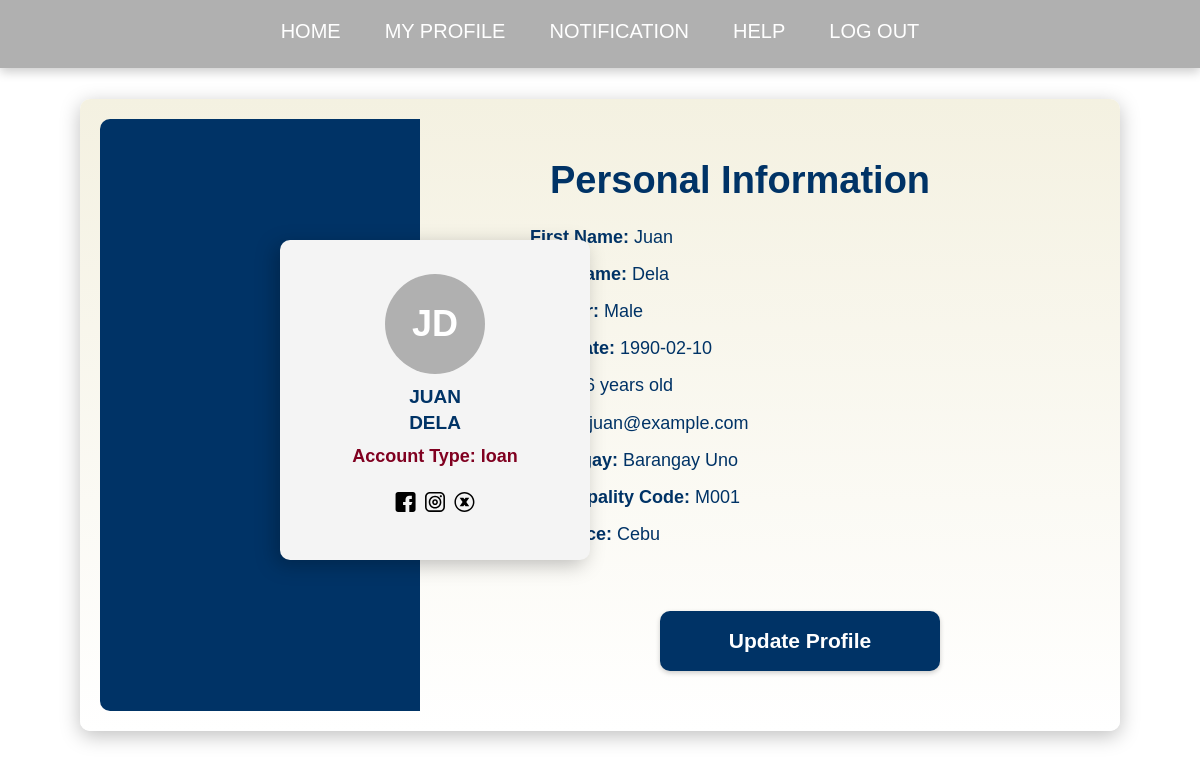
Screenshot of /profile_Template.php (signed in) with the database file from the repository.
### tables this page shows
CREATE TABLE `USERS` (
  `user_id` int(11) NOT NULL,
  `first_name` varchar(50) NOT NULL,
  `middle_name` varchar(50) DEFAULT NULL,
  `last_name` varchar(50) NOT NULL,
  `birthdate` date NOT NULL,
  `sex` enum('Male','Female','Other') NOT NULL,
  `barangay` varchar(100) DEFAULT NULL,
  `municipality_code` varchar(50) DEFAULT NULL,
  `province` varchar(100) DEFAULT NULL,
  `role` enum('admin','member','accountant') NOT NULL,
  `created_at` timestamp NOT NULL DEFAULT current_timestamp()
);

CREATE TABLE `MEMBER_PROFILE` (
  `member_id` int(11) NOT NULL,
  `user_id` int(11) NOT NULL,
  `account_type` enum('loan','savings','time_deposit','fixed_account') NOT NULL,
  `Balance` int(11) NOT NULL,
  `monthly_salary` decimal(10,2) DEFAULT NULL,
  `net_income` decimal(10,2) DEFAULT NULL,
  `wants_to_open_account` tinyint(1) DEFAULT 1,
  `created_at` timestamp NOT NULL DEFAULT current_timestamp()
);

CREATE TABLE `USER_ACCOUNT` (
  `account_id` int(11) NOT NULL,
  `user_id` int(11) NOT NULL,
  `email` varchar(100) NOT NULL,
  `password` varchar(255) NOT NULL,
  `created_at` timestamp NOT NULL DEFAULT current_timestamp()
);

### public/profile_Template.php (the view, shortened to what this page needs)
<?php
require_once __DIR__ . '/../includes/db.php';
$user_id = $_SESSION['user_id'];
$query = "
    SELECT
        U.first_name, U.middle_name, U.last_name, U.birthdate, U.sex,
        U.barangay, U.municipality_code, U.province,
        M.account_type, A.email
    FROM USERS U
    LEFT JOIN MEMBER_PROFILE M ON U.user_id = M.user_id
    LEFT JOIN USER_ACCOUNT A ON U.user_id = A.user_id
    WHERE U.user_id = ?
";
$stmt = $conn->prepare($query);
$stmt->bind_param("i", $user_id);
$stmt->execute();
$result = $stmt->get_result();
$user = $result->fetch_assoc();
$birthdate = new DateTime($user['birthdate']);
$today = new DateTime();
$age = $today->diff($birthdate)->y;
function safeDisplay($value) {
    return $value ? htmlspecialchars($value) : "<i>You haven’t set it up yet. <a href='edit_User.php'>Set up now</a>.</i>";
}
?>
<!DOCTYPE html>
<html lang="en">
<head>
    <link rel="stylesheet" href="assets/css/nav.css">
</head>
<body>
    <ul class="navbar">
        <li><a href="homepage.php">HOME</a></li>
        <li><a href="profile_Template.php">MY PROFILE</a></li>
        <li><a href="#notifications">NOTIFICATION</a></li>
        <li><a href="helpMembs.php">HELP</a></li>
        <li><a href="index.php">LOG OUT</a></li>
    </ul>
    <div class="profile">
        <div class="profile-container">
            <div class="left-section"></div>
            <div class="profile-card">
                <div class="profile-img">
                    <span><?php echo strtoupper($user['first_name'][0] . $user['last_name'][0]); ?></span>
                </div>
                <div class="name"><?php echo strtoupper(htmlspecialchars($user['first_name'])); ?></div>
                <div class="name"><?php echo strtoupper(htmlspecialchars($user['last_name'])); ?></div>
                <div class="id">Account Type: <?php echo htmlspecialchars($user['account_type']); ?></div>
                <img class="logo" src="assets/images/icons.svg" alt="Logo">
            </div>
            <div class="right-section">
                <div class="section-title">Personal Information</div>
                <p class="info"><span>First Name:</span> <?php echo htmlspecialchars($user['first_name']); ?></p>
                <p class="info"><span>Last Name:</span> <?php echo htmlspecialchars($user['last_name']); ?></p>
                <p class="info"><span>Gender:</span> <?php echo htmlspecialchars($user['sex']); ?></p>
                <p class="info"><span>Birthdate:</span> <?php echo htmlspecialchars($user['birthdate']); ?></p>
                <p class="info"><span>Age:</span> <?php echo $age; ?> years old</p>
                <p class="info"><span>Email:</span> <?php echo htmlspecialchars($user['email']); ?></p>
                <p class="info"><span>Barangay:</span> <?php echo safeDisplay($user['barangay']); ?></p>
                <p class="info"><span>Municipality Code:</span> <?php echo safeDisplay($user['municipality_code']); ?></p>
                <p class="info"><span>Province:</span> <?php echo safeDisplay($user['province']); ?></p>
                <div class="contact-button" onclick="window.location.href='edit_User.php';">Update Profile</div>
            </div>
        </div>
    </div>
</body>
</html>

### public/assets/css/nav.css (style rules this page uses)
.navbar { background: linear-gradient(to bottom, #B0B0B0, #B0B0B0); list-style-type: none; padding: 0; margin: 0; display: flex; justify-content: center; width: 100%; position: fixed; top: 0; left: 0; height: 65px; box-shadow: 0 4px 10px rgba(0, 0, 0, 0.2); z-index: 999; border-bottom: 3px solid #B0B0B0; }
body { font-family: Arial, sans-serif; margin: 0; padding: 0; display: flex; flex-direction: column; align-items: center; height: 100vh; }
.navbar li { display: inline-block; }
.navbar a { text-decoration: none; color: white; padding: 20px 22px; display: block; font-size: 20px; text-align: center; transition: all 0.3s ease; position: relative; }

### public/profile_Template.php (style rules this page uses)
html, body { margin: 0; height: 100%; font-family: Arial, sans-serif; background: white; }
.profile { display: flex; justify-content: center; align-items: center; height: 100vh; }
.profile-container { width: 1000px; height: auto; display: flex; background: linear-gradient(to bottom, #F4F1E1, white); box-shadow: 0px 5px 20px rgba(0, 0, 0, 0.25); border-radius: 10px; padding: 20px; margin-top: 30px; transition: transform 0.3s ease; }
.left-section { width: 320px; background: #003366; border-top-left-radius: 10px; border-bottom-left-radius: 10px; position: relative; }
.profile-card { width: 280px; height: 290px; position: absolute; top: 50%; left: 280px; transform: translateY(-50%); background: #f4f4f4; box-shadow: -5px 5px 20px rgba(0, 0, 0, 0.25); border-radius: 10px; display: flex; flex-direction: column; align-items: center; justify-content: center; padding: 15px; }
.id { font-size: 24px; font-weight: bold; color: #800020; margin-top: 10px; }
.profile-img { width: 100px; height: 100px; object-fit: cover; border-radius: 50%; margin-bottom: 10px; background-color: #B0B0B0; display: flex; justify-content: center; align-items: center; font-size: 36px; color: white; font-weight: bold; transition: background-color 0.3s; }
.name { font-size: 19px; font-weight: bold; color: #003366; margin: 2px 0; }
.id { font-size: 14px; font-weight: 100; color: #800020; }
.logo { width: 100px; height: 50px; margin-top: 10px; }
.right-section { flex: 1; padding: 40px 30px; display: flex; flex-direction: column; }
.section-title { font-size: 38px; font-weight: bold; color: #003366; margin-bottom: 5px; padding-left: 100px; }
.profile-card .id { font-size: 18px; font-weight: bold; }
.info { font-size: 18px; color: #003366; margin-bottom: -6px; padding-left: 80px; line-height: 1.4; }
.info span { font-weight: bold; color: #003366; }
.contact-button { width: 280px; height: 60px; border-radius: 10px; background: #003366; color: white; box-shadow: 0px 2px 5px rgba(0, 0, 0, 0.2); display: flex; align-items: center; justify-content: center; font-size: 21px; font-weight: bold; cursor: pointer; margin-top: 70px; margin-left: 210px; transition: background 0.3s, color 0.3s; }

### rows the page displays
users: first_name+last_name "JD", first_name "JUAN", last_name "DELA", member_profile.account_type "loan", first_name "Juan", last_name "Dela", sex "Male", birthdate "1990-02-10", user_account.email "juan@example.com", barangay "Barangay Uno M001 Cebu"
